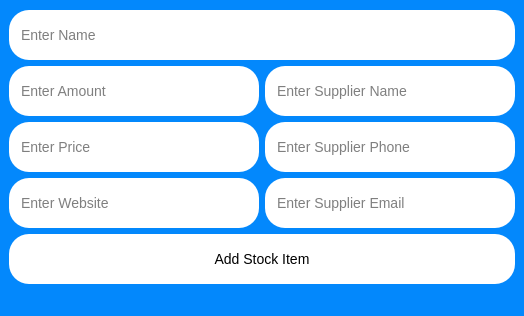
<?xml version="1.0" encoding="UTF-8"?>
<ui version="4.0">
 <class>AddStock</class>
 <widget class="QMainWindow" name="AddStock">
  <property name="geometry">
   <rect>
    <x>0</x>
    <y>0</y>
    <width>524</width>
    <height>316</height>
   </rect>
  </property>
  <property name="windowTitle">
   <string>Add stock</string>
  </property>
  <property name="styleSheet">
   <string notr="true">/*General Styling*/

* {
	font: 10pt &quot;Roboto&quot;;
    font-size: 14px;
	line-height: 20px;
	background-color: #0388fc;
	color: #000000;
}

/* Text box styling*/

QTextBrowser {
	border: none;
	padding-left:10px; 
	padding-top:10px;
	background-color: #FFFFFF;
	border-radius: 20px;
}

/* Line edit styling */
QLineEdit {
	border: 10px;
	border-color: #fc7303;
	padding-left:10px; 
	background-color: #FFFFFF;
	border-radius: 20px;
}
QLineEdit::hover {
	border: 5px solid;
	border-color: #fc7303;
}

/* Label styling */
QLabel {
	border: none;
	border-radius: 20px;
	padding-left:10px; 
	background-color: #FFFFFF;
	color: #fc7303;
	font-size: 30px;
}

/* Scroll bar */
QScrollBar
{
	width:10px;
	border: none;
    background: #0388fc;
}
QScrollBar::add-page, QScrollBar::sub-page 
{
	background: #0388fc;
}
QScrollBar::add-line, QScrollBar::sub-line 
{
	background: #0388fc;
}
QScrollBar::handle
{
	background-color: #fc7303;
	min-height: 30px;
	border-radius: 5px;
	border:none;
}
QScrollBar::up-arrow
{
	background: none;
}
QScrollBar::down-arrow
{
	background: none;
}

/* Button styling */
QPushButton {
	background-color: #ffffff;
	border-radius: 20px;
}
QPushButton::hover {
	border: 5px solid;
	border-color: #fc7303;
}
QPushButton::pressed {
	background-color: #fc7303;
	color: #ffffff;
}

/* Remove border */
QScrollArea {
	border:none;
}
</string>
  </property>
  <widget class="QWidget" name="centralwidget">
   <layout class="QGridLayout" name="gridLayout_2">
    <item row="0" column="0">
     <layout class="QGridLayout" name="gridLayout" columnstretch="0,0">
      <item row="4" column="0">
       <widget class="QLineEdit" name="website">
        <property name="minimumSize">
         <size>
          <width>0</width>
          <height>50</height>
         </size>
        </property>
        <property name="placeholderText">
         <string>Enter Website</string>
        </property>
       </widget>
      </item>
      <item row="1" column="0" colspan="2">
       <widget class="QLineEdit" name="name">
        <property name="minimumSize">
         <size>
          <width>0</width>
          <height>50</height>
         </size>
        </property>
        <property name="text">
         <string/>
        </property>
        <property name="placeholderText">
         <string>Enter Name</string>
        </property>
       </widget>
      </item>
      <item row="2" column="0">
       <widget class="QLineEdit" name="amount">
        <property name="minimumSize">
         <size>
          <width>0</width>
          <height>50</height>
         </size>
        </property>
        <property name="placeholderText">
         <string>Enter Amount</string>
        </property>
       </widget>
      </item>
      <item row="3" column="1">
       <widget class="QLineEdit" name="phone">
        <property name="minimumSize">
         <size>
          <width>0</width>
          <height>50</height>
         </size>
        </property>
        <property name="placeholderText">
         <string>Enter Supplier Phone</string>
        </property>
       </widget>
      </item>
      <item row="3" column="0">
       <widget class="QLineEdit" name="price">
        <property name="minimumSize">
         <size>
          <width>0</width>
          <height>50</height>
         </size>
        </property>
        <property name="placeholderText">
         <string>Enter Price</string>
        </property>
       </widget>
      </item>
      <item row="4" column="1">
       <widget class="QLineEdit" name="email">
        <property name="minimumSize">
         <size>
          <width>0</width>
          <height>50</height>
         </size>
        </property>
        <property name="placeholderText">
         <string>Enter Supplier Email</string>
        </property>
       </widget>
      </item>
      <item row="2" column="1">
       <widget class="QLineEdit" name="supplier_name">
        <property name="minimumSize">
         <size>
          <width>0</width>
          <height>50</height>
         </size>
        </property>
        <property name="placeholderText">
         <string>Enter Supplier Name</string>
        </property>
       </widget>
      </item>
      <item row="5" column="0" colspan="2">
       <widget class="QPushButton" name="addstock">
        <property name="minimumSize">
         <size>
          <width>0</width>
          <height>50</height>
         </size>
        </property>
        <property name="text">
         <string>Add Stock Item</string>
        </property>
       </widget>
      </item>
     </layout>
    </item>
   </layout>
  </widget>
  <widget class="QStatusBar" name="statusbar"/>
 </widget>
 <resources/>
 <connections/>
</ui>
